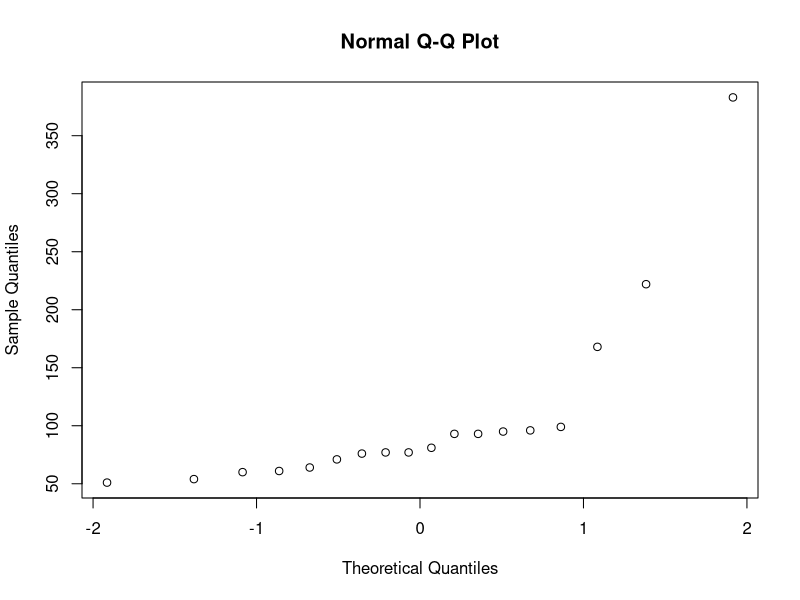
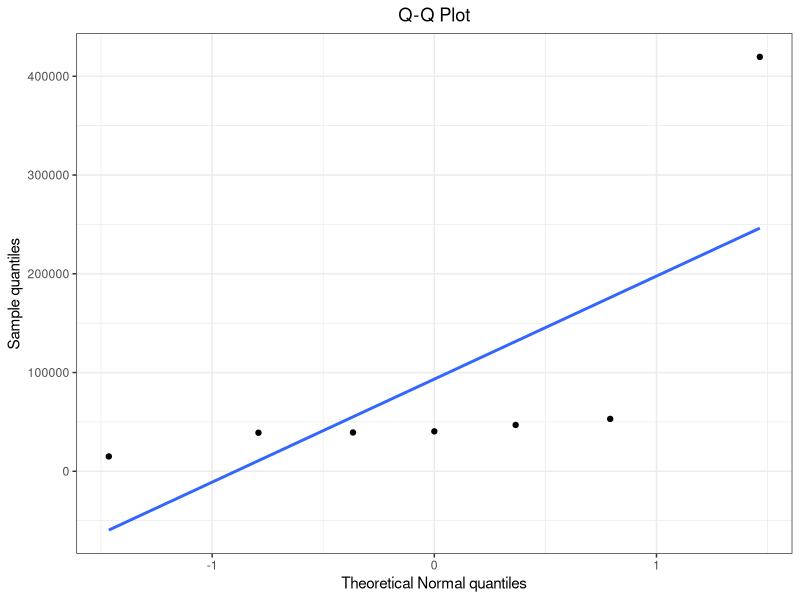
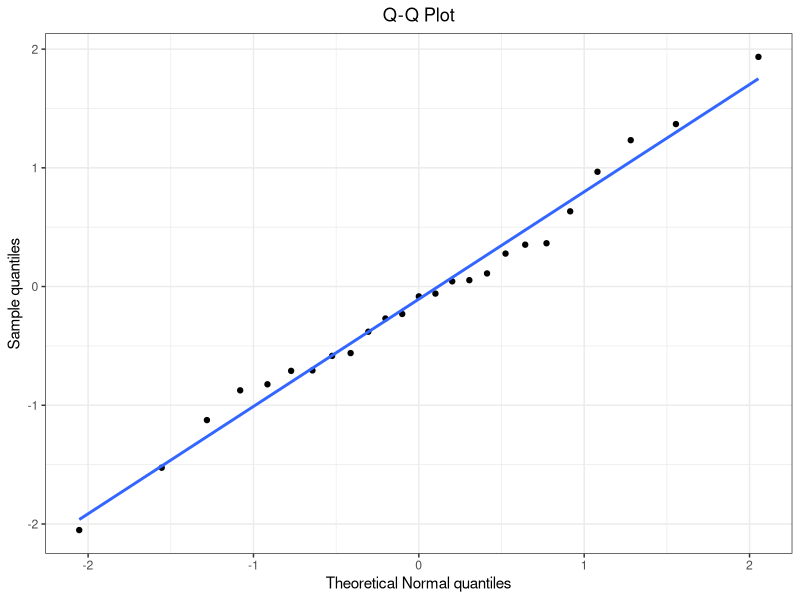
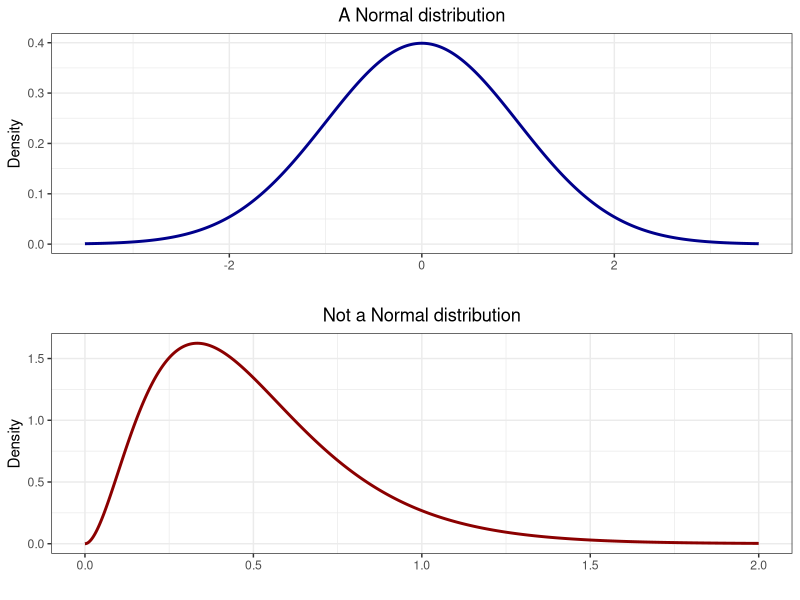
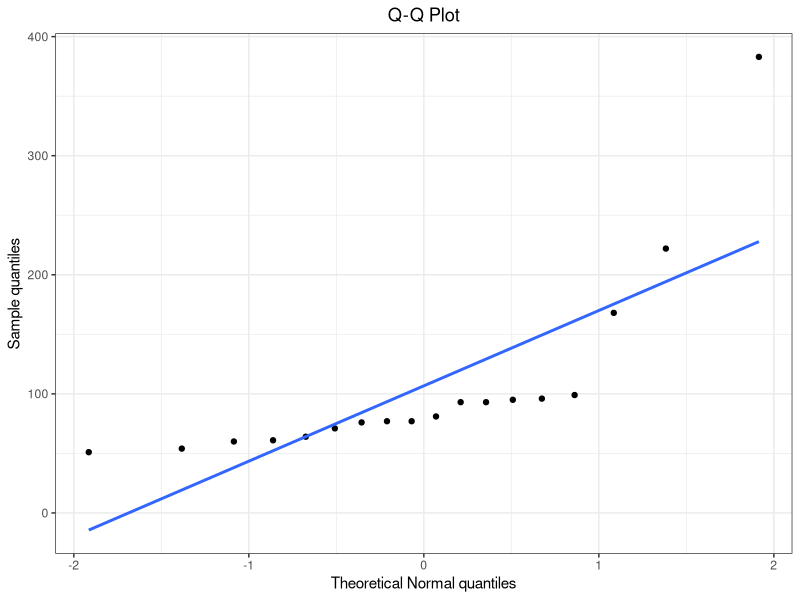

Here is the R script that generated these plots, in order:
############ Prereqs ############
options(stringsAsFactors = FALSE, scipen = 600)
oldPar <- par()
os <- Sys.info()["sysname"]
baseDir <- ifelse(os == "Windows", "C:/Users/ptrainor/gdrive", "~/gdrive")

library(tidyverse)
library(ggrepel)

setwd(paste0(baseDir, "/iTeach/AST_505/myLectures/lecture9_MedianInference"))

############ Why the median ############
trueMed <- 40924

set.seed(33)
x <- round(rnorm(6, mean = trueMed, sd = 12000),0)
median(x)
mean(x)

x2 <- c(x, 419640)
median(x2)
mean(x2)

x2 <- x2[order(x2)]
df1 <- data.frame(x = sapply(1:7, function(i) qnorm((i - 0.5)/7)), y = x2)
png(filename = "qq1.png", height = 4, width = 6, units = "in", res = 600)
ggplot(df1, aes(x = x, y = y)) + geom_point() + geom_smooth(method = 'lm', se = FALSE) +
  theme_bw() + ggtitle("Q-Q Plot") + theme(plot.title = element_text(hjust = 0.5)) + 
  labs(x = "Theoretical Normal quantiles", y = "Sample quantiles")
dev.off()

set.seed(333)
x3 <- rnorm(25)
x3 <- x3[order(x3)]
df2 <- data.frame(x = sapply(1:25, function(i) qnorm((i - 0.5)/25)), y = x3)
png(filename = "qq2.png", height = 4, width = 6, units = "in", res = 600)
ggplot(df2, aes(x = x, y = y)) + geom_point() + geom_smooth(method = 'lm', se = FALSE) +
  theme_bw() + ggtitle("Q-Q Plot") + theme(plot.title = element_text(hjust = 0.5)) + 
  labs(x = "Theoretical Normal quantiles", y = "Sample quantiles")
dev.off()

############ Normal versus not normal ############
p1 <- ggplot(data.frame(x = c(-3.5, 3.5)), aes(x)) + 
  stat_function(fun = function(x) dnorm(x), lwd = 1, n = 50000, color = "darkblue") +
  theme_bw() + labs(x = "", y = "Density") + ggtitle("A Normal distribution") +
  theme(plot.title = element_text(hjust = 0.5)) 

p2 <- ggplot(data.frame(x = c(0, 2)), aes(x)) + 
  stat_function(fun = function(x) dgamma(x, 3, 6), lwd = 1, n = 50000, color = "darkred") +
  theme_bw() + labs(x = "", y = "Density") + ggtitle("Not a Normal distribution") +
  theme(plot.title = element_text(hjust = 0.5)) 

png(filename = "NormNotNorm.png", height = 5.5, width = 7, units = "in", res = 600)
show(gridExtra::grid.arrange(p1, p2))
dev.off()

############ Median confidence interval ############
phos <- robustbase::phosphor
phos$plant[16] <- 222
phos$plant[14] <- 383
qqPhos <- qqnorm(phos$plant)

qqPhosDF <- data.frame(x = qqPhos$x, y = qqPhos$y)

png(filename = "phosQQ.png", height = 4, width = 6, units = "in", res = 600)
ggplot(qqPhosDF, aes(x = x, y = y)) + geom_point() + geom_smooth(method = 'lm', se = FALSE) +
  theme_bw() + ggtitle("Q-Q Plot") + theme(plot.title = element_text(hjust = 0.5)) + 
  labs(x = "Theoretical Normal quantiles", y = "Sample quantiles")
dev.off()

pp <- phos$plant[order(phos$plant)]

# Sign test:
w <- pp - 75
B <- sum(w > 0)
wilcox.test(pp, mu = 75, alternative = "greater", conf.int = TRUE, correct = FALSE)
pnorm((12-9) / sqrt(18/4), lower.tail = FALSE)

w2 <- pp - 100
B2 <- sum(w2 > 0)
wilcox.test(pp, mu = 100, alternative = "less", conf.int = TRUE)

############ Melanoma tumors ############
